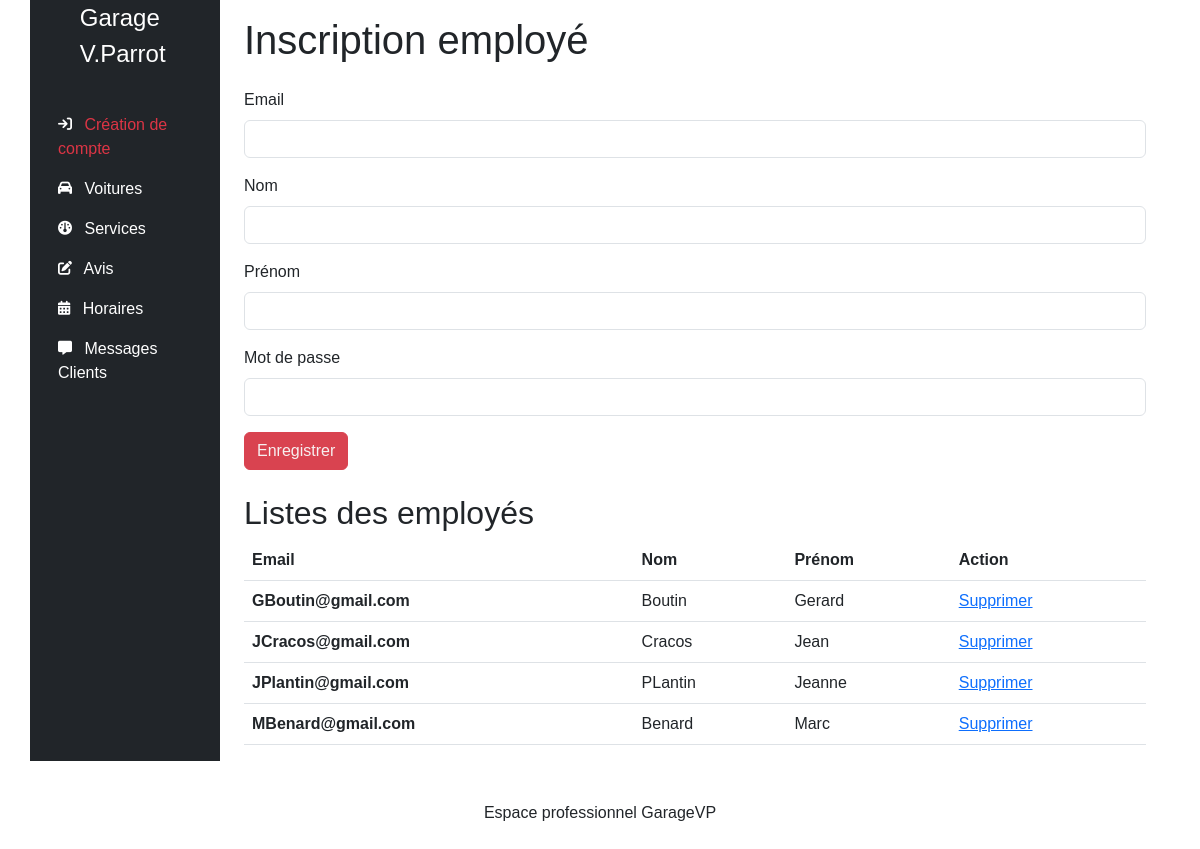
Page /admin/inscription.php on the committed database.
### tables this page shows
CREATE TABLE users(         
        mail_id VARCHAR(50) PRIMARY KEY NOT NULL,
        name VARCHAR (50) NOT NULL,
        firstname VARCHAR (50) NOT NULL,
        password VARCHAR (50) NOT NULL,
        openingTime_id INT NOT NULL,
        service_id INT NOT NULL,
	    CONSTRAINT user_OpeningTime_FK FOREIGN KEY (openingTime_id) REFERENCES openingTimes(openingTime_id),
	    CONSTRAINT user_Service0_FK FOREIGN KEY (service_id) REFERENCES services(service_id)
);

### lib/user.php (called while the page is built, shortened)
<?php
function getUsers($pdo){
    $sql = "SELECT * FROM users";
    $stmt = $pdo->query($sql);
    $users = $stmt->fetchAll(PDO::FETCH_ASSOC);
    return $users;
}

### admin/inscription.php (the view, shortened to what this page needs)
<?php
require_once __DIR__."/../lib/pdo.php";
require_once __DIR__."/../lib/user.php";
require_once __DIR__. "/templates/header.php";
?>
<h1 class="py-3">Inscription employé</h1>
<form method="POST">
    <div class="mb-3">
        <label for="mail_id" class="form-label">Email</label>
        <input type="email" class="form-control" id="mail_id" name="mail_id" required>
    </div>
    <div class="mb-3">
        <label for="name" class="form-label">Nom</label>
        <input type="text" class="form-control" id="name" name="name" required>
    </div>
    <div class="mb-3">
        <label for="firstname" class="form-label">Prénom</label>
        <input type="text" class="form-control" id="firstname" name="firstname" required>
    </div>
    <div class="mb-3">
        <label for="password" class="form-label">Mot de passe</label>
        <input type="password" class="form-control" id="password" name="password" required>
    </div>
    <input type="submit" name="addUser" class="btn btn-primary" value="Enregistrer" required>
</form>
<br>
<h2>Listes des employés</h2>
<table class="table">
    <thead>
        <tr>
        <th scope="col">Email</th>
        <th scope="col">Nom</th>
        <th scope="col">Prénom</th>
        <th scope="col">Action</th>
    </thead>
    <tbody>
        <?php
        $users = getUsers($pdo);
        foreach($users as $user) {
            if ($user["mail_id"] == "vparrot@gmail.com") {
                continue;
            }
            ?>
        <tr>
            <th scope="row"><?= $user["mail_id"] ?></th>
            <td><?= $user["name"] ?></td>
            <td><?= $user["firstname"] ?></td>
            <td>
                <a href="user_delete.php?id=<?=urlencode($user['mail_id'])?>" onclick="return confirm('Etes-vous sur de vouloir supprimer de l\'employé')">Supprimer</a>
            </td>
        </tr>
        <?php } ?>
    </tbody>
    </table>
<?php
require_once __DIR__ ."/templates/footer.php";

### assets/css/styles.css (style rules this page uses)
:root { --primary: #D94350; --secondary: #D9777F; --success: #28a745; --danger: #dc3545; --warning: #fd7e14; --info: #17a2b8; --light: #f8f9fa; --dark: #1d1f20; --bs-nav-link-color: var(--primary); --bs-link-color: var(--primary); --bs-link-hover-color: var(--secondary); }
.btn-primary { --bs-btn-color: #f7f0f0; --bs-btn-bg: var(--primary); --bs-btn-border-color: var(--primary); --bs-btn-hover-color: #fff; --bs-btn-hover-bg: #ffc697; --bs-btn-hover-border-color: var(--secondary); --bs-btn-focus-shadow-rgb: 49,132,253; --bs-btn-active-color: #fff; --bs-btn-active-bg: #4e7277; --bs-btn-active-border-color: var(--secondary); --bs-btn-active-shadow: inset 0 3px 5px rgba(0, 0, 0, 0.125); --bs-btn-disabled-color: #fff; --bs-btn-disabled-bg: #4f4f4f; --bs-btn-disabled-border-color: #343434; }
body { font-family: 'Barlow Condensed', sans-serif; }
h1, h2 { font-family: 'Rajdhani', sans-serif; }

### rows in the picture
users: mail_id "GBoutin@gmail.com", name "Boutin", firstname "Gerard"
users: mail_id "JCracos@gmail.com", name "Cracos", firstname "Jean"
users: mail_id "JPlantin@gmail.com", name "PLantin", firstname "Jeanne"
users: mail_id "MBenard@gmail.com", name "Benard", firstname "Marc"

### other values in the picture
$data['label'] "Création de compte"
$data['label'] "Voitures"
$data['label'] "Services"
$data['label'] "Avis"
$data['label'] "Horaires"
$data['label'] "Messages Clients"
